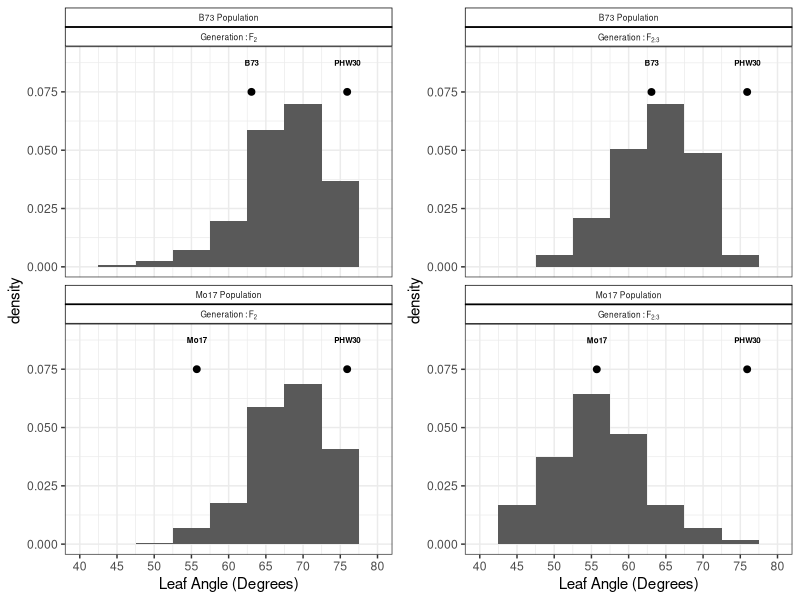

This chart was generated by the following R code:
## ---- chunk 1
library(tidyverse)
library(broom)
library(grid)
library(gridExtra)
library(cowplot)

print(sessionInfo())
## ---- chunk 2
##Read in the F2 data to summarize the populations
data <- read_delim(file = "All_Phenotypes_F2.txt",
                   delim = "\t")


##Split the reciprocal populations into B73 and Mo17
data_formatted <- data %>%
  mutate(Type = ifelse(Population %in% c("B73/PHW30","PHW30/B73"),"B73",
                       ifelse(Population %in% c("Mo17/PHW30","PHW30/Mo17"),"Mo17",Population)))

##Summarize the reciprocal populations
data_summary_pops <- data_formatted %>%
  filter(!Population %in% c("F1","Parent")) %>%
  group_by(Population) %>%
  summarise(Avg = mean(LA, na.rm = TRUE),
            SD = sqrt(var(LA,na.rm = TRUE)),
            n = n(),
            Min = min(LA,na.rm = TRUE),
            Max = max(LA, na.rm = TRUE))

##Summarize the combined populations
data_summary_combined_pops <- data_formatted %>%
  filter(!Population %in% c("F1","Parent")) %>%
  group_by(Type) %>%
  summarise(Avg = mean(LA, na.rm = TRUE),
            SD = sqrt(var(LA,na.rm = TRUE)),
            n = n(),
            Min = min(LA,na.rm = TRUE),
            Max = max(LA, na.rm = TRUE))

##Summarize the F1 lines
data_summary_F1_Parents <- data_formatted %>%
  filter(Population %in% c("F1","Parent")) %>%
  group_by(Genotype) %>%
  summarise(Avg = mean(LA, na.rm = TRUE),
            SD = sqrt(var(LA,na.rm = TRUE)),
            n = n(),
            Min = min(LA,na.rm = TRUE),
            Max = max(LA, na.rm = TRUE))

##Summarize the selected groups (Upright, Average, and Flat)
data_summary_groups <- data_formatted %>%
  filter(!Population %in% c("F1","Parent"),
         Selected == "Yes") %>%
  group_by(Type,Group) %>%
  summarise(Avg = mean(LA, na.rm = TRUE),
            SD = sqrt(var(LA,na.rm = TRUE)),
            n = n(),
            Min = min(LA,na.rm = TRUE),
            Max = max(LA,na.rm = TRUE))

##Write these summaries to text files
# write_delim(data_summary_pops, "F2_Population_Summary.txt",
#             delim = "\t")
# write_delim(data_summary_F1_Parents, "Parents_F1_Summary.txt",
#             delim = "\t")
# write_delim(data_summary_groups, "Groups_Summary.txt",
#             delim = "\t")
# write_delim(data_summary_combined_pops, "Combined_Groups_Summary.txt",
#             delim = "\t")


####Test the hypothesis that the reciprocal crosses are equal
b73_test <- t.test(x = data_formatted %>% filter(Population == "B73/PHW30") %>% pull(LA) %>% na.omit(),
       y = data_formatted %>% filter(Population == "PHW30/B73") %>% pull(LA) %>% na.omit(),
       var.equal = FALSE)
##Test for B73 reciprocal, difference and then p-value reported
b73_test$estimate[1] - b73_test$estimate[2]
b73_test$p.value

mo17_test <- t.test(x = data_formatted %>% filter(Population == "Mo17/PHW30") %>% pull(LA) %>% na.omit(),
       y = data_formatted %>% filter(Population == "PHW30/Mo17") %>% pull(LA) %>% na.omit(),
       var.equal = FALSE)
##Test for Mo17 reciprocal, difference and then p-value reported
mo17_test$estimate[1] - mo17_test$estimate[2]
mo17_test$p.value

f2_hist <- data_formatted %>%
    filter(Type %in% c("B73","Mo17")) %>%
    mutate(Type = ifelse(Type == "B73","B73~Population","Mo17~Population")) %>%
    select(-Population) %>%
    rename(Population = Type) %>%
    mutate(Generation = 'Generation:F[2]') %>%
    ggplot() +
    geom_histogram(aes(LA, ..density..), binwidth = 5) +
    facet_wrap(~ Population + Generation,
               nrow = 2,
               labeller = label_parsed) +
    theme_bw() +
    xlab("Leaf Angle (Degrees)") +
    scale_x_continuous(limits = c(40,80), breaks = seq(40,80,5))
  
## ---- chunk 3
##########F3 Summary###########
##Read in the F2 and F3 data file, this file has all the F3 phenotypes and also the F2 in one
##file
f3_data <- read_delim("All_F2_F3_LA_Data.txt",
                       delim = "\t") %>%
  mutate(Type = ifelse(Population %in% c("B73/PHW30","PHW30/B73"),"B73",
                       ifelse(Population %in% c("Mo17/PHW30","PHW30/Mo17"),"Mo17",Population)))

##Summarizes the F3 combined population
f3_pop_summary <- f3_data %>%
  select(Genotype,Type,Population,F3) %>%
  na.omit() %>%
  group_by(Type) %>%
  summarise(Avg = mean(F3,na.rm = TRUE),
            SD = sqrt(var(F3,na.rm = TRUE)),
            n = n(),
            Min = min(F3,na.rm = TRUE),
            Max = max(F3, na.rm = TRUE))

##Test if there are any significant difference between hybrids
data_f1_test <- data_formatted %>%
  filter(Population == "F1") %>%
  select(Genotype, LA) %>%
  do(tidy(aov(LA ~ Genotype, .)))

##Makes sure that the F2 selected groups are significantly different
data_group_test <- data_formatted %>%
  filter(!Population %in% c("F1","Parent")) %>%
  select(Population, LA) %>%
  do(tidy(aov(LA ~ Population, .)))


##Writes the F3 pop summary to a text file
# write_delim(f3_pop_summary, "Phenotype_Analysis/Summary/F3_Pops_Summary.txt",
#             delim = "\t")

## ---- chunk 4
######The following are to plot the supplemental figure 1#########

##Distribution of phenotypic data
##
parental_data_B73 <- data_summary_F1_Parents %>%
  select(Genotype,Avg) %>%
  filter(Genotype %in% c("B73","PHW30")) %>%
  mutate(Population = "B73~Population")
parental_data_Mo17 <- data_summary_F1_Parents %>%
  select(Genotype,Avg) %>%
  filter(Genotype %in% c("Mo17","PHW30")) %>%
  mutate(Population = "Mo17~Population")


parental_data_formatted_f2 <- parental_data_B73 %>%
  mutate(Generation = "Generation:F[2]") %>%
  bind_rows(parental_data_Mo17 %>%
              mutate(Generation = "Generation:F[2]"))
            
parental_data_formatted_f3 <- parental_data_B73 %>%
  mutate(Generation = "Generation:F[2:3]") %>%
  bind_rows(parental_data_Mo17 %>%
              mutate(Generation = "Generation:F[2:3]"))           
  



f3_hist <- f3_data %>%
  select(-Group,-F2) %>%
  rename(LA = F3) %>%
  mutate(Type = ifelse(Population %in% c("B73/PHW30","PHW30/B73"),"B73~Population",
                       ifelse(Population %in% c("Mo17/PHW30","PHW30/Mo17"),"Mo17~Population",
                              Population)),
         Generation = 'Generation:F[2:3]') %>%
  select(-Population) %>%
  rename(Population = Type) %>%
  ggplot() +
  geom_histogram(aes(LA, ..density..), binwidth = 5) +
  facet_wrap(~ Population + Generation,
             nrow = 2,
             labeller = label_parsed) +
  theme_bw() +
  xlab("Leaf Angle (Degrees)") +
  scale_x_continuous(limits = c(40,80), breaks = seq(40,80,5)) +
  scale_y_continuous(limits = c(0,0.09)) +
  geom_point(data = parental_data_formatted_f3,
             aes(x = Avg),
             y = 0.075,
             size = 2) +
  geom_text(data = parental_data_formatted_f3,
             aes(x = Avg, y = 0.0875, label = Genotype),
             size = 2,
             fontface = "bold") +
  theme(strip.text.x = element_text(size = 6,
                                    margin = margin(.15,0,.1,0,"cm")),
        strip.background = element_rect(colour = "black", fill = NA))



f2_hist_parents <- f2_hist +
  scale_y_continuous(limits = c(0,0.09)) +
  geom_point(data = parental_data_formatted_f2,
             aes(x = Avg),
             y = 0.075,
             size = 2) +
  geom_text(data = parental_data_formatted_f2,
            aes(x = Avg, y = 0.0875, label = Genotype),
            size = 2,
            fontface = "bold") +
    theme(strip.text.x = element_text(size = 6,
                                      margin = margin(.15,0,.1,0,"cm")),
          strip.background = element_rect(colour = "black", fill = NA))
plot_grid(f2_hist_parents, f3_hist, align = "v")

# save_plot("Phenotype_Analysis/phenotypic_histogram.pdf",
#           base_height = 4, base_width = 7,
#           plot_grid(f2_hist_parents, f3_hist, align = "v"),
#           base_aspect_ratio = .6
#           )
